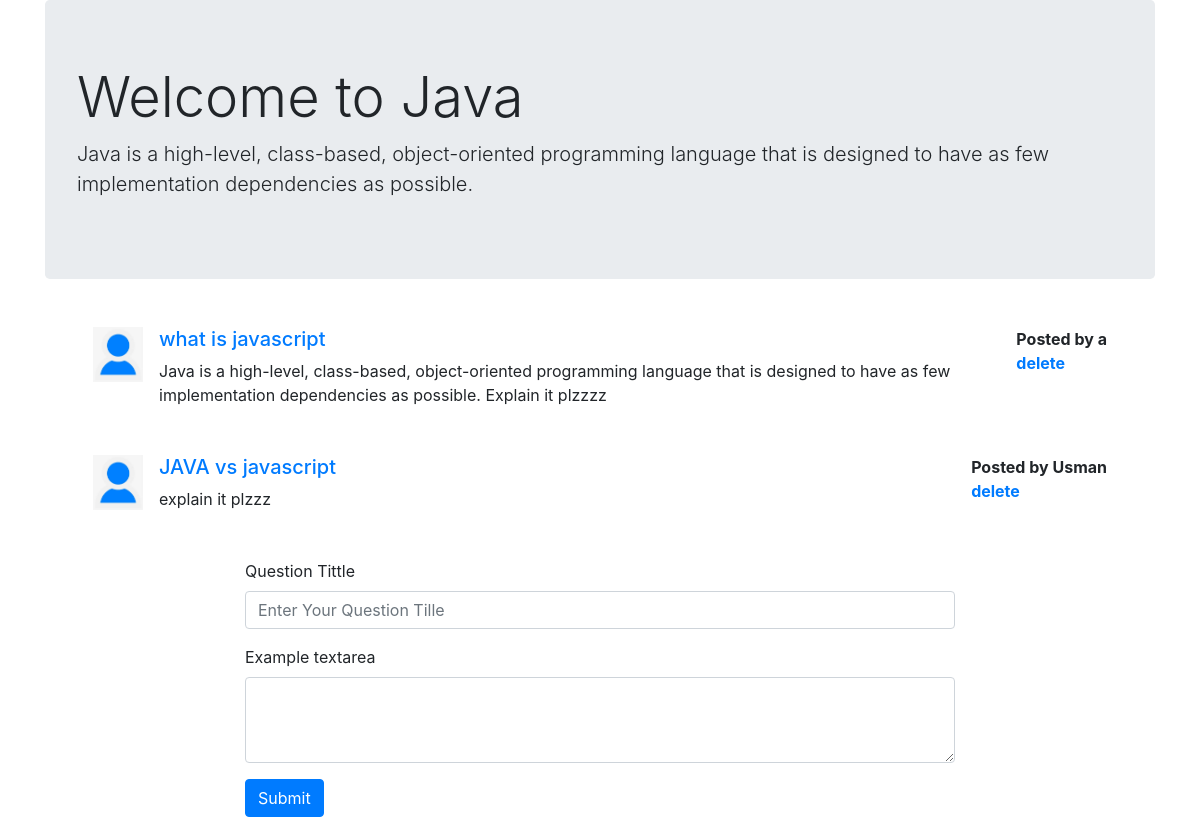
The page /admin/threadlist.php?catid=1 (signed in) on the database its author committed.
### tables this page shows
CREATE TABLE `categories` (
  `categories_id` int(11) NOT NULL,
  `categories_name` text NOT NULL,
  `categories_details` text NOT NULL,
  `status` tinyint(1) NOT NULL DEFAULT 1,
  `date_time` datetime NOT NULL DEFAULT current_timestamp()
);

CREATE TABLE `threads` (
  `thread_id` int(11) NOT NULL,
  `thread_tittle` text NOT NULL,
  `thread_details` text NOT NULL,
  `thread_cat_id` int(11) NOT NULL,
  `user_name` varchar(25) NOT NULL,
  `datetime` datetime NOT NULL DEFAULT current_timestamp()
);

### admin/threadlist.php (the view, shortened to what this page needs)
<?php
    include("<includes/_conectdb.php");
    if(isset($_SESSION['admin']) && $_SESSION['admin'] == true){
?>
<!doctype html>
<html lang="en">
<head>
    <link rel="stylesheet" href="https://stackpath.bootstrapcdn.com/bootstrap/4.3.1/css/bootstrap.min.css"
>
</head>
<body>
    <?php
      $id = $_GET["catid"];
      $req = "SELECT * FROM `categories` WHERE 	categories_id = '$id'";
      $result = mysqli_query($conn , $req);
      while($row = mysqli_fetch_assoc($result)){
          $details = $row['categories_details'];
          $cat_name = $row['categories_name'];
      }
      ?>
    <?php
    echo'<div class="container" ));
    background-color:none;
    ">
    <div >
    <div class="jumbotron"  >
        <h1 class="display-4">Welcome to '. $cat_name.' </h1>
        <p class="lead">'. $details . '</p>
        </div> </div>';
?>
    <?php
      $id = $_GET["catid"];
      $req = "SELECT * FROM `threads` WHERE 	thread_cat_id = '$id'";
      $result = mysqli_query($conn , $req);
      while($row = mysqli_fetch_assoc($result)){
          $thread_details = $row['thread_details'];
          $thread_name = $row['thread_tittle'];
          $thread_id = $row['thread_id'];
          $postby =$row['user_name'];
          echo'<div class="media m-5 mb-0">
          <img class="mr-3" src="includes/images/user.jpeg" width = "50px" alt="Generic placeholder image">
          <div class="media-body" );">
              <h5 class="mt-0"> <a href="thread.php?threadid='.$thread_id.'"> '.$thread_name.' </a></h5>
              '.$thread_details.'
          </div>
          <b> Posted by '.$postby.' <br> <a href="delete_thread.php?threadid='.$thread_id.'& catid='.$id.'& back=t">delete</a></b>
          </div>';
      }
      ?>
    <?php
            echo'
            <form class="container col-8" method="POST" action="'. $_SERVER['REQUEST_URI'] .'">
            <div class="form-group">
                <label for="tittle">Question Tittle</label>
                <input type="text" class="form-control"  name="tittle" id="tittle" placeholder="Enter Your Question Tille">
            </div>
            <div class="form-group">
                <label for="details"> Example textarea</label>
                <textarea class="form-control"  name="details" id="details" rows="3"></textarea>
            </div>
            <button type="submit"  name="submit" class="btn btn-primary mb-3">Submit</button>
        </form>';
    ?>
</body>
</html>
<?php
}?>

### rows shown on the page
categories: categories_name "Java", categories_details "Java is a high-level, class-based, object-oriented programming language that is designed to have as few implementation dependencies as possible."
threads: thread_tittle "what is javascript", thread_details "Java is a high-level, class-based, object-oriented programming language that is designed to have as few implementation dependencies as possible. Explain it plzzzz", user_name "a"
threads: thread_tittle "JAVA vs javascript", thread_details "explain it plzzz", user_name "Usman"
